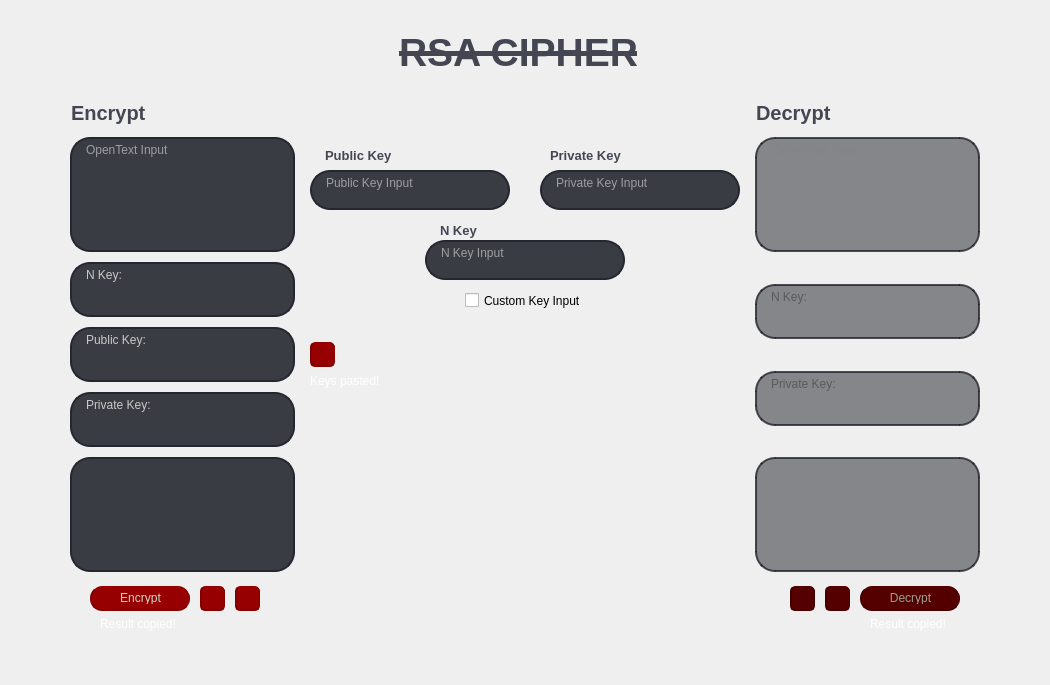
  <widget class="QWidget" name="bgwidget" native="true">
   <property name="geometry">
    <rect>
     <x>0</x>
     <y>33</y>
     <width>1050</width>
     <height>685</height>
    </rect>
   </property>
   <property name="sizePolicy">
    <sizepolicy hsizetype="Fixed" vsizetype="Fixed">
     <horstretch>0</horstretch>
     <verstretch>0</verstretch>
    </sizepolicy>
   </property>
   <property name="acceptDrops">
    <bool>false</bool>
   </property>
   <property name="styleSheet">
    <string notr="true"/>
   </property>
   <widget class="QLabel" name="lbl_main">
    <property name="geometry">
     <rect>
      <x>399</x>
      <y>27</y>
      <width>271</width>
      <height>50</height>
     </rect>
    </property>
    <property name="font">
     <font>
      <pointsize>29</pointsize>
      <weight>75</weight>
      <bold>true</bold>
      <underline>false</underline>
      <strikeout>true</strikeout>
     </font>
    </property>
    <property name="styleSheet">
     <string notr="true">QLabel {
	color: rgb(68, 70, 82);
}</string>
    </property>
    <property name="text">
     <string>RSA CIPHER</string>
    </property>
   </widget>
   <widget class="QPushButton" name="btn_enc">
    <property name="geometry">
     <rect>
      <x>90</x>
      <y>586</y>
      <width>100</width>
      <height>25</height>
     </rect>
    </property>
    <property name="focusPolicy">
     <enum>Qt::NoFocus</enum>
    </property>
    <property name="styleSheet">
     <string notr="true">QPushButton {
	background-color: rgb(150, 0, 0);
	border: none;
	padding-top: 5px;
	padding-bottom: 5px;
	color: rgb(206, 214, 196);
	border-left: 2px solid rgb(130, 0, 0);
	border-right: 1px solid rgb(130, 0, 0);
	border-bottom: 2px solid rgb(130, 0, 0);
	border-radius: 12.4px;
}

QPushButton:hover {
	background-color: rgb(170, 0, 0);
	border-left: 2px solid rgb(130, 0, 0);
	border-right: 1px solid rgb(130, 0, 0);
	border-bottom: 2px solid rgb(130, 0, 0);
}

QPushButton:pressed {
	background-color: rgb(140, 0, 0);
	border-left: 1px solid rgb(130, 0, 0);
	border-right: 2px solid rgb(130, 0, 0);
	border-top: 2px solid rgb(130, 0, 0);
	padding-top: -5px;
	padding-bottom: -5px;
	padding-left: 5px;
	border-bottom: none;
}</string>
    </property>
    <property name="text">
     <string>Encrypt</string>
    </property>
   </widget>
   <widget class="QPushButton" name="btn_enc_cp">
    <property name="geometry">
     <rect>
      <x>200</x>
      <y>586</y>
      <width>25</width>
      <height>25</height>
     </rect>
    </property>
    <property name="focusPolicy">
     <enum>Qt::NoFocus</enum>
    </property>
    <property name="styleSheet">
     <string notr="true">QPushButton {
	background-color: rgb(150, 0, 0);
	border: none;
	padding-top: 5px;
	padding-bottom: 5px;
	color: rgb(206, 214, 196);
	border-left: 2px solid rgb(130, 0, 0);
	border-right: 1px solid rgb(130, 0, 0);
	border-bottom: 2px solid rgb(130, 0, 0);
	border-radius: 5px;
}

QPushButton:hover {
	background-color: rgb(170, 0, 0);
	border-left: 2px solid rgb(130, 0, 0);
	border-right: 1px solid rgb(130, 0, 0);
	border-bottom: 2px solid rgb(130, 0, 0);
}

QPushButton:pressed {
	background-color: rgb(140, 0, 0);
	border-left: 1px solid rgb(130, 0, 0);
	border-right: 2px solid rgb(130, 0, 0);
	border-top: 2px solid rgb(130, 0, 0);
	padding-top: -5px;
	padding-bottom: -5px;
	padding-left: 5px;
	border-bottom: none;
}</string>
    </property>
    <property name="text">
     <string/>
    </property>
    <property name="icon">
     <iconset>
      <normaloff>icon.png</normaloff>icon.png</iconset>
    </property>
   </widget>
   <widget class="QLabel" name="lbl_enc_cp">
    <property name="geometry">
     <rect>
      <x>100</x>
      <y>616</y>
      <width>81</width>
      <height>16</height>
     </rect>
    </property>
    <property name="styleSheet">
     <string notr="true">QLabel {
	color: rgba(255, 255, 255, 255)
}</string>
    </property>
    <property name="text">
     <string>Result copied!</string>
    </property>
   </widget>
   <widget class="QPushButton" name="btn_dec">
    <property name="enabled">
     <bool>false</bool>
    </property>
    <property name="geometry">
     <rect>
      <x>860</x>
      <y>586</y>
      <width>100</width>
      <height>25</height>
     </rect>
    </property>
    <property name="focusPolicy">
     <enum>Qt::NoFocus</enum>
    </property>
    <property name="styleSheet">
     <string notr="true">QPushButton {
	background-color: rgb(85, 0, 0);
	border: none;
	padding-top: 5px;
	padding-bottom: 5px;
	color: rgb(150, 160, 140);
	border-left: 2px solid rgb(70, 0, 0);
	border-right: 1px solid rgb(70, 0, 0);
	border-bottom: 2px solid rgb(70, 0, 0);
	border-radius: 12.4px;
}

QPushButton:hover {
	background-color: rgb(170, 0, 0);
	border-left: 2px solid rgb(130, 0, 0);
	border-right: 1px solid rgb(130, 0, 0);
	border-bottom: 2px solid rgb(130, 0, 0);
}

QPushButton:pressed {
	background-color: rgb(140, 0, 0);
	border-left: 1px solid rgb(130, 0, 0);
	border-right: 2px solid rgb(130, 0, 0);
	border-top: 2px solid rgb(130, 0, 0);
	padding-top: -5px;
	padding-bottom: -5px;
	padding-left: 5px;
	border-bottom: none;
}</string>
    </property>
    <property name="text">
     <string>Decrypt</string>
    </property>
   </widget>
   <widget class="QPushButton" name="btn_dec_cp">
    <property name="enabled">
     <bool>false</bool>
    </property>
    <property name="geometry">
     <rect>
      <x>825</x>
      <y>586</y>
      <width>25</width>
      <height>25</height>
     </rect>
    </property>
    <property name="focusPolicy">
     <enum>Qt::NoFocus</enum>
    </property>
    <property name="styleSheet">
     <string notr="true">QPushButton {
	background-color: rgb(85, 0, 0);
	border: none;
	padding-top: 5px;
	padding-bottom: 5px;
	color: rgb(150, 160, 140);
	border-left: 2px solid rgb(70, 0, 0);
	border-right: 1px solid rgb(70, 0, 0);
	border-bottom: 2px solid rgb(70, 0, 0);
	border-radius: 5px;
}

QPushButton:hover {
	background-color: rgb(170, 0, 0);
	border-left: 2px solid rgb(130, 0, 0);
	border-right: 1px solid rgb(130, 0, 0);
	border-bottom: 2px solid rgb(130, 0, 0);
}

QPushButton:pressed {
	background-color: rgb(140, 0, 0);
	border-left: 1px solid rgb(130, 0, 0);
	border-right: 2px solid rgb(130, 0, 0);
	border-top: 2px solid rgb(130, 0, 0);
	padding-top: -5px;
	padding-bottom: -5px;
	padding-left: 5px;
	border-bottom: none;
}</string>
    </property>
    <property name="text">
     <string/>
    </property>
    <property name="icon">
     <iconset>
      <normaloff>icon.png</normaloff>icon.png</iconset>
    </property>
   </widget>
   <widget class="QLabel" name="lbl_dec_cp">
    <property name="geometry">
     <rect>
      <x>870</x>
      <y>616</y>
      <width>81</width>
      <height>15</height>
     </rect>
    </property>
    <property name="styleSheet">
     <string notr="true">QLabel {
	color: rgba(255, 255, 255, 255)
}</string>
    </property>
    <property name="text">
     <string>Result copied!</string>
    </property>
   </widget>
   <widget class="QLabel" name="lbl_enc">
    <property name="geometry">
     <rect>
      <x>71</x>
      <y>97</y>
      <width>81</width>
      <height>31</height>
     </rect>
    </property>
    <property name="font">
     <font>
      <pointsize>15</pointsize>
      <weight>75</weight>
      <bold>true</bold>
     </font>
    </property>
    <property name="styleSheet">
     <string notr="true">QLabel {
	color: rgb(68, 70, 82);
}</string>
    </property>
    <property name="text">
     <string>Encrypt</string>
    </property>
   </widget>
   <widget class="QLabel" name="lbl_dec">
    <property name="geometry">
     <rect>
      <x>756</x>
      <y>97</y>
      <width>81</width>
      <height>31</height>
     </rect>
    </property>
    <property name="font">
     <font>
      <pointsize>15</pointsize>
      <weight>75</weight>
      <bold>true</bold>
     </font>
    </property>
    <property name="styleSheet">
     <string notr="true">QLabel {
	color: rgb(68, 70, 82);
}</string>
    </property>
    <property name="text">
     <string>Decrypt</string>
    </property>
   </widget>
   <widget class="QTextEdit" name="OTInput">
    <property name="geometry">
     <rect>
      <x>70</x>
      <y>137</y>
      <width>225</width>
      <height>115</height>
     </rect>
    </property>
    <property name="focusPolicy">
     <enum>Qt::StrongFocus</enum>
    </property>
    <property name="contextMenuPolicy">
     <enum>Qt::DefaultContextMenu</enum>
    </property>
    <property name="accessibleDescription">
     <string/>
    </property>
    <property name="styleSheet">
     <string notr="true">QTextEdit {
	border: 2px solid rgb(37, 39, 48);
	border-radius: 20px;
	color: #FFF;
	font-size: 12px;
	padding-left: 10px;
	padding-right: 10px;
	background-color: rgba(34, 36, 44, 225);
}

QTextEdit:hover {
	border: 2px solid rgb(48, 50, 62);
}

QTextEdit:focus {
	border: 2px solid rgb(85, 170, 255);
	background-color: rgba(43, 45, 56, 235);
}</string>
    </property>
    <property name="horizontalScrollBarPolicy">
     <enum>Qt::ScrollBarAlwaysOff</enum>
    </property>
    <property name="html">
     <string>&lt;!DOCTYPE HTML PUBLIC &quot;-//W3C//DTD HTML 4.0//EN&quot; &quot;http://www.w3.org/TR/REC-html40/strict.dtd&quot;&gt;
&lt;html&gt;&lt;head&gt;&lt;meta name=&quot;qrichtext&quot; content=&quot;1&quot; /&gt;&lt;style type=&quot;text/css&quot;&gt;
p, li { white-space: pre-wrap; }
&lt;/style&gt;&lt;/head&gt;&lt;body style=&quot; font-family:'MS Shell Dlg 2'; font-size:12px; font-weight:400; font-style:normal;&quot;&gt;
&lt;p style=&quot;-qt-paragraph-type:empty; margin-top:0px; margin-bottom:0px; margin-left:0px; margin-right:0px; -qt-block-indent:0; text-indent:0px; font-size:8.25pt;&quot;&gt;&lt;br /&gt;&lt;/p&gt;&lt;/body&gt;&lt;/html&gt;</string>
    </property>
    <property name="tabStopWidth">
     <number>80</number>
    </property>
    <property name="acceptRichText">
     <bool>false</bool>
    </property>
    <property name="placeholderText">
     <string>OpenText Input</string>
    </property>
   </widget>
   <widget class="QTextEdit" name="CTInput">
    <property name="enabled">
     <bool>false</bool>
    </property>
    <property name="geometry">
     <rect>
      <x>755</x>
      <y>137</y>
      <width>225</width>
      <height>115</height>
     </rect>
    </property>
    <property name="focusPolicy">
     <enum>Qt::StrongFocus</enum>
    </property>
    <property name="accessibleDescription">
     <string/>
    </property>
    <property name="styleSheet">
     <string notr="true">QTextEdit {
	border: 2px solid rgba(30, 32, 40, 200);
	border-radius: 20px;
	color: #828282;
	font-size: 12px;
	padding-left: 10px;
	padding-right: 10px;
	background-color: rgba(22, 24, 32, 125);
}

QTextEdit:hover {
	border: 2px solid rgb(48, 50, 62);
}

QTextEdit:focus {
	border: 2px solid rgb(85, 170, 255);
	background-color: rgba(43, 45, 56, 235);
}</string>
    </property>
    <property name="horizontalScrollBarPolicy">
     <enum>Qt::ScrollBarAlwaysOff</enum>
    </property>
    <property name="acceptRichText">
     <bool>false</bool>
    </property>
    <property name="placeholderText">
     <string>CipherText Input</string>
    </property>
   </widget>
   <widget class="QLabel" name="lbl_publkey">
    <property name="geometry">
     <rect>
      <x>325</x>
      <y>145</y>
      <width>71</width>
      <height>20</height>
     </rect>
    </property>
    <property name="font">
     <font>
      <pointsize>10</pointsize>
      <weight>75</weight>
      <bold>true</bold>
     </font>
    </property>
    <property name="styleSheet">
     <string notr="true">QLabel {
	color: rgb(68, 70, 82);
}</string>
    </property>
    <property name="text">
     <string>Public Key</string>
    </property>
   </widget>
   <widget class="QTextBrowser" name="lbl_enc_nkey">
    <property name="geometry">
     <rect>
      <x>70</x>
      <y>262</y>
      <width>225</width>
      <height>55</height>
     </rect>
    </property>
    <property name="focusPolicy">
     <enum>Qt::ClickFocus</enum>
    </property>
    <property name="styleSheet">
     <string notr="true">QTextBrowser {
	border: 2px solid rgb(37, 39, 48);
	border-radius: 20px;
	background-color: rgba(34, 36, 44, 225);
	font-size: 12px;
	padding-left: 10px;
	padding-right: 10px;
	color: rgb(200, 200, 200);
}


</string>
    </property>
    <property name="horizontalScrollBarPolicy">
     <enum>Qt::ScrollBarAlwaysOff</enum>
    </property>
    <property name="html">
     <string>&lt;!DOCTYPE HTML PUBLIC &quot;-//W3C//DTD HTML 4.0//EN&quot; &quot;http://www.w3.org/TR/REC-html40/strict.dtd&quot;&gt;
&lt;html&gt;&lt;head&gt;&lt;meta name=&quot;qrichtext&quot; content=&quot;1&quot; /&gt;&lt;style type=&quot;text/css&quot;&gt;
p, li { white-space: pre-wrap; }
&lt;/style&gt;&lt;/head&gt;&lt;body style=&quot; font-family:'MS Shell Dlg 2'; font-size:12px; font-weight:400; font-style:normal;&quot;&gt;
&lt;p style=&quot; margin-top:0px; margin-bottom:0px; margin-left:0px; margin-right:0px; -qt-block-indent:0; text-indent:0px;&quot;&gt;&lt;span style=&quot; font-size:12px;&quot;&gt;N Key: &lt;/span&gt;&lt;/p&gt;&lt;/body&gt;&lt;/html&gt;</string>
    </property>
   </widget>
   <widget class="QTextBrowser" name="lbl_enc_res">
    <property name="geometry">
     <rect>
      <x>70</x>
      <y>457</y>
      <width>225</width>
      <height>115</height>
     </rect>
    </property>
    <property name="focusPolicy">
     <enum>Qt::ClickFocus</enum>
    </property>
    <property name="styleSheet">
     <string notr="true">QTextBrowser {
	border: 2px solid rgb(37, 39, 48);
	border-radius: 20px;
	background-color: rgba(34, 36, 44, 225);
	font-size: 12px;
	padding-left: 10px;
	padding-right: 10px;
	color: #FFF;
}
</string>
    </property>
    <property name="horizontalScrollBarPolicy">
     <enum>Qt::ScrollBarAlwaysOff</enum>
    </property>
    <property name="html">
     <string>&lt;!DOCTYPE HTML PUBLIC &quot;-//W3C//DTD HTML 4.0//EN&quot; &quot;http://www.w3.org/TR/REC-html40/strict.dtd&quot;&gt;
&lt;html&gt;&lt;head&gt;&lt;meta name=&quot;qrichtext&quot; content=&quot;1&quot; /&gt;&lt;style type=&quot;text/css&quot;&gt;
p, li { white-space: pre-wrap; }
&lt;/style&gt;&lt;/head&gt;&lt;body style=&quot; font-family:'MS Shell Dlg 2'; font-size:12px; font-weight:400; font-style:normal;&quot;&gt;
&lt;p align=&quot;center&quot; style=&quot;-qt-paragraph-type:empty; margin-top:0px; margin-bottom:0px; margin-left:0px; margin-right:0px; -qt-block-indent:0; text-indent:0px;&quot;&gt;&lt;br /&gt;&lt;/p&gt;&lt;/body&gt;&lt;/html&gt;</string>
    </property>
   </widget>
   <widget class="QTextBrowser" name="lbl_dec_res">
    <property name="enabled">
     <bool>false</bool>
    </property>
    <property name="geometry">
     <rect>
      <x>755</x>
      <y>457</y>
      <width>225</width>
      <height>115</height>
     </rect>
    </property>
    <property name="focusPolicy">
     <enum>Qt::ClickFocus</enum>
    </property>
    <property name="styleSheet">
     <string notr="true">QTextBrowser {
	border: 2px solid rgba(30, 32, 40, 200);
	border-radius: 20px;
	background-color: rgba(22, 24, 32, 125);
	font-size: 12px;
	padding-left: 10px;
	padding-right: 10px;
	color: #828282;
}
</string>
    </property>
    <property name="horizontalScrollBarPolicy">
     <enum>Qt::ScrollBarAlwaysOff</enum>
    </property>
    <property name="html">
     <string>&lt;!DOCTYPE HTML PUBLIC &quot;-//W3C//DTD HTML 4.0//EN&quot; &quot;http://www.w3.org/TR/REC-html40/strict.dtd&quot;&gt;
&lt;html&gt;&lt;head&gt;&lt;meta name=&quot;qrichtext&quot; content=&quot;1&quot; /&gt;&lt;style type=&quot;text/css&quot;&gt;
p, li { white-space: pre-wrap; }
&lt;/style&gt;&lt;/head&gt;&lt;body style=&quot; font-family:'MS Shell Dlg 2'; font-size:12px; font-weight:400; font-style:normal;&quot;&gt;
&lt;p align=&quot;center&quot; style=&quot;-qt-paragraph-type:empty; margin-top:0px; margin-bottom:0px; margin-left:0px; margin-right:0px; -qt-block-indent:0; text-indent:0px;&quot;&gt;&lt;br /&gt;&lt;/p&gt;&lt;/body&gt;&lt;/html&gt;</string>
    </property>
   </widget>
   <widget class="QPushButton" name="btn_enc_res">
    <property name="geometry">
     <rect>
      <x>235</x>
      <y>586</y>
      <width>25</width>
      <height>25</height>
     </rect>
    </property>
    <property name="focusPolicy">
     <enum>Qt::NoFocus</enum>
    </property>
    <property name="styleSheet">
     <string notr="true">QPushButton {
	background-color: rgb(150, 0, 0);
	border: none;
	padding-top: 5px;
	padding-bottom: 5px;
	color: rgb(206, 214, 196);
	border-left: 2px solid rgb(130, 0, 0);
	border-right: 1px solid rgb(130, 0, 0);
	border-bottom: 2px solid rgb(130, 0, 0);
	border-radius: 5px;
}

QPushButton:hover {
	background-color: rgb(170, 0, 0);
	border-left: 2px solid rgb(130, 0, 0);
	border-right: 1px solid rgb(130, 0, 0);
	border-bottom: 2px solid rgb(130, 0, 0);
}

QPushButton:pressed {
	background-color: rgb(140, 0, 0);
	border-left: 1px solid rgb(130, 0, 0);
	border-right: 2px solid rgb(130, 0, 0);
	border-top: 2px solid rgb(130, 0, 0);
	padding-top: -5px;
	padding-bottom: -5px;
	padding-left: 5px;
	border-bottom: none;
}</string>
    </property>
    <property name="text">
     <string/>
    </property>
    <property name="icon">
     <iconset>
      <normaloff>reset_icon.png</normaloff>reset_icon.png</iconset>
    </property>
    <property name="iconSize">
     <size>
      <width>22</width>
      <height>22</height>
     </size>
    </property>
   </widget>
   <widget class="QPushButton" name="btn_dec_res">
    <property name="enabled">
     <bool>false</bool>
    </property>
    <property name="geometry">
     <rect>
      <x>790</x>
      <y>586</y>
      <width>25</width>
      <height>25</height>
     </rect>
    </property>
    <property name="focusPolicy">
     <enum>Qt::NoFocus</enum>
    </property>
    <property name="styleSheet">
     <string notr="true">QPushButton {
	background-color: rgb(85, 0, 0);
	border: none;
	padding-top: 5px;
	padding-bottom: 5px;
	color: rgb(150, 160, 140);
	border-left: 2px solid rgb(70, 0, 0);
	border-right: 1px solid rgb(70, 0, 0);
	border-bottom: 2px solid rgb(70, 0, 0);
	border-radius: 5px;
}

QPushButton:hover {
	background-color: rgb(170, 0, 0);
	border-left: 2px solid rgb(130, 0, 0);
	border-right: 1px solid rgb(130, 0, 0);
	border-bottom: 2px solid rgb(130, 0, 0);
}

QPushButton:pressed {
	background-color: rgb(140, 0, 0);
	border-left: 1px solid rgb(130, 0, 0);
	border-right: 2px solid rgb(130, 0, 0);
	border-top: 2px solid rgb(130, 0, 0);
	padding-top: -5px;
	padding-bottom: -5px;
	padding-left: 5px;
	border-bottom: none;
}</string>
    </property>
    <property name="text">
     <string/>
    </property>
    <property name="icon">
     <iconset>
      <normaloff>reset_icon.png</normaloff>reset_icon.png</iconset>
    </property>
    <property name="iconSize">
     <size>
      <width>22</width>
      <height>22</height>
     </size>
    </property>
   </widget>
   <widget class="QTextEdit" name="publ_key_input">
    <property name="geometry">
     <rect>
      <x>310</x>
      <y>170</y>
      <width>200</width>
      <height>40</height>
     </rect>
    </property>
    <property name="focusPolicy">
     <enum>Qt::StrongFocus</enum>
    </property>
    <property name="contextMenuPolicy">
     <enum>Qt::DefaultContextMenu</enum>
    </property>
    <property name="accessibleDescription">
     <string/>
    </property>
    <property name="styleSheet">
     <string notr="true">QTextEdit {
	border: 2px solid rgb(37, 39, 48);
	border-radius: 20px;
	color: #FFF;
	font-size: 12px;
	padding-left: 10px;
	padding-right: 10px;
	background-color: rgba(34, 36, 44, 225);
}

QTextEdit:hover {
	border: 2px solid rgb(48, 50, 62);
}

QTextEdit:focus {
	border: 2px solid rgb(85, 170, 255);
	background-color: rgba(43, 45, 56, 235);
}</string>
    </property>
    <property name="html">
     <string>&lt;!DOCTYPE HTML PUBLIC &quot;-//W3C//DTD HTML 4.0//EN&quot; &quot;http://www.w3.org/TR/REC-html40/strict.dtd&quot;&gt;
&lt;html&gt;&lt;head&gt;&lt;meta name=&quot;qrichtext&quot; content=&quot;1&quot; /&gt;&lt;style type=&quot;text/css&quot;&gt;
p, li { white-space: pre-wrap; }
&lt;/style&gt;&lt;/head&gt;&lt;body style=&quot; font-family:'MS Shell Dlg 2'; font-size:12px; font-weight:400; font-style:normal;&quot;&gt;
&lt;p style=&quot;-qt-paragraph-type:empty; margin-top:0px; margin-bottom:0px; margin-left:0px; margin-right:0px; -qt-block-indent:0; text-indent:0px; font-size:8.25pt;&quot;&gt;&lt;br /&gt;&lt;/p&gt;&lt;/body&gt;&lt;/html&gt;</string>
    </property>
    <property name="tabStopWidth">
     <number>80</number>
    </property>
    <property name="acceptRichText">
     <bool>false</bool>
    </property>
    <property name="placeholderText">
     <string>Public Key Input</string>
    </property>
   </widget>
   <widget class="QTextEdit" name="priv_key_input">
    <property name="geometry">
     <rect>
      <x>540</x>
      <y>170</y>
      <width>200</width>
      <height>40</height>
     </rect>
    </property>
    <property name="focusPolicy">
     <enum>Qt::StrongFocus</enum>
    </property>
    <property name="contextMenuPolicy">
     <enum>Qt::DefaultContextMenu</enum>
    </property>
    <property name="accessibleDescription">
     <string/>
    </property>
    <property name="styleSheet">
     <string notr="true">QTextEdit {
	border: 2px solid rgb(37, 39, 48);
	border-radius: 20px;
	color: #FFF;
	font-size: 12px;
	padding-left: 10px;
	padding-right: 10px;
	background-color: rgba(34, 36, 44, 225);
}

QTextEdit:hover {
	border: 2px solid rgb(48, 50, 62);
}

QTextEdit:focus {
	border: 2px solid rgb(85, 170, 255);
	background-color: rgba(43, 45, 56, 235);
}</string>
    </property>
    <property name="html">
     <string>&lt;!DOCTYPE HTML PUBLIC &quot;-//W3C//DTD HTML 4.0//EN&quot; &quot;http://www.w3.org/TR/REC-html40/strict.dtd&quot;&gt;
&lt;html&gt;&lt;head&gt;&lt;meta name=&quot;qrichtext&quot; content=&quot;1&quot; /&gt;&lt;style type=&quot;text/css&quot;&gt;
p, li { white-space: pre-wrap; }
&lt;/style&gt;&lt;/head&gt;&lt;body style=&quot; font-family:'MS Shell Dlg 2'; font-size:12px; font-weight:400; font-style:normal;&quot;&gt;
&lt;p style=&quot;-qt-paragraph-type:empty; margin-top:0px; margin-bottom:0px; margin-left:0px; margin-right:0px; -qt-block-indent:0; text-indent:0px; font-size:8.25pt;&quot;&gt;&lt;br /&gt;&lt;/p&gt;&lt;/body&gt;&lt;/html&gt;</string>
    </property>
    <property name="tabStopWidth">
     <number>80</number>
    </property>
    <property name="acceptRichText">
     <bool>false</bool>
    </property>
    <property name="placeholderText">
     <string>Private Key Input</string>
    </property>
   </widget>
   <widget class="QLabel" name="lbl_privkey">
    <property name="geometry">
     <rect>
      <x>550</x>
      <y>145</y>
      <width>81</width>
      <height>20</height>
     </rect>
    </property>
    <property name="font">
     <font>
      <pointsize>10</pointsize>
      <weight>75</weight>
      <bold>true</bold>
     </font>
    </property>
    <property name="styleSheet">
     <string notr="true">QLabel {
	color: rgb(68, 70, 82);
}</string>
    </property>
    <property name="text">
     <string>Private Key</string>
    </property>
   </widget>
   <widget class="QTextEdit" name="n_key_input">
    <property name="geometry">
     <rect>
      <x>425</x>
      <y>240</y>
      <width>200</width>
      <height>40</height>
     </rect>
    </property>
    <property name="focusPolicy">
     <enum>Qt::StrongFocus</enum>
    </property>
    <property name="contextMenuPolicy">
     <enum>Qt::DefaultContextMenu</enum>
    </property>
    <property name="accessibleDescription">
     <string/>
    </property>
    <property name="layoutDirection">
     <enum>Qt::LeftToRight</enum>
    </property>
    <property name="styleSheet">
     <string notr="true">QTextEdit {
	border: 2px solid rgb(37, 39, 48);
	border-radius: 20px;
	color: #FFF;
	font-size: 12px;
	padding-left: 10px;
	padding-right: 10px;
	background-color: rgba(34, 36, 44, 225);
}

QTextEdit:hover {
	border: 2px solid rgb(48, 50, 62);
}

QTextEdit:focus {
	border: 2px solid rgb(85, 170, 255);
	background-color: rgba(43, 45, 56, 235);
}</string>
    </property>
    <property name="html">
     <string>&lt;!DOCTYPE HTML PUBLIC &quot;-//W3C//DTD HTML 4.0//EN&quot; &quot;http://www.w3.org/TR/REC-html40/strict.dtd&quot;&gt;
&lt;html&gt;&lt;head&gt;&lt;meta name=&quot;qrichtext&quot; content=&quot;1&quot; /&gt;&lt;style type=&quot;text/css&quot;&gt;
p, li { white-space: pre-wrap; }
&lt;/style&gt;&lt;/head&gt;&lt;body style=&quot; font-family:'MS Shell Dlg 2'; font-size:12px; font-weight:400; font-style:normal;&quot;&gt;
&lt;p style=&quot;-qt-paragraph-type:empty; margin-top:0px; margin-bottom:0px; margin-left:0px; margin-right:0px; -qt-block-indent:0; text-indent:0px; font-size:8.25pt;&quot;&gt;&lt;br /&gt;&lt;/p&gt;&lt;/body&gt;&lt;/html&gt;</string>
    </property>
    <property name="tabStopWidth">
     <number>80</number>
    </property>
    <property name="acceptRichText">
     <bool>false</bool>
    </property>
    <property name="placeholderText">
     <string>N Key Input</string>
    </property>
   </widget>
   <widget class="QCheckBox" name="checkBox">
    <property name="geometry">
     <rect>
      <x>465</x>
      <y>292</y>
      <width>121</width>
      <height>17</height>
     </rect>
    </property>
    <property name="focusPolicy">
     <enum>Qt::NoFocus</enum>
    </property>
    <property name="text">
     <string>Custom Key Input</string>
    </property>
   </widget>
   <widget class="QTextBrowser" name="lbl_enc_publkey">
    <property name="geometry">
     <rect>
      <x>70</x>
      <y>327</y>
      <width>225</width>
      <height>55</height>
     </rect>
    </property>
    <property name="focusPolicy">
     <enum>Qt::ClickFocus</enum>
    </property>
    <property name="styleSheet">
     <string notr="true">QTextBrowser {
	border: 2px solid rgb(37, 39, 48);
	border-radius: 20px;
	background-color: rgba(34, 36, 44, 225);
	font-size: 12px;
	padding-left: 10px;
	padding-right: 10px;
	color: rgb(200, 200, 200);
}
</string>
    </property>
    <property name="horizontalScrollBarPolicy">
     <enum>Qt::ScrollBarAlwaysOff</enum>
    </property>
    <property name="html">
     <string>&lt;!DOCTYPE HTML PUBLIC &quot;-//W3C//DTD HTML 4.0//EN&quot; &quot;http://www.w3.org/TR/REC-html40/strict.dtd&quot;&gt;
&lt;html&gt;&lt;head&gt;&lt;meta name=&quot;qrichtext&quot; content=&quot;1&quot; /&gt;&lt;style type=&quot;text/css&quot;&gt;
p, li { white-space: pre-wrap; }
&lt;/style&gt;&lt;/head&gt;&lt;body style=&quot; font-family:'MS Shell Dlg 2'; font-size:12px; font-weight:400; font-style:normal;&quot;&gt;
&lt;p style=&quot; margin-top:0px; margin-bottom:0px; margin-left:0px; margin-right:0px; -qt-block-indent:0; text-indent:0px;&quot;&gt;&lt;span style=&quot; font-size:12px;&quot;&gt;Public Key: &lt;/span&gt;&lt;/p&gt;&lt;/body&gt;&lt;/html&gt;</string>
    </property>
   </widget>
   <widget class="QTextBrowser" name="lbl_enc_privkey">
    <property name="geometry">
     <rect>
      <x>70</x>
      <y>392</y>
      <width>225</width>
      <height>55</height>
     </rect>
    </property>
    <property name="focusPolicy">
     <enum>Qt::ClickFocus</enum>
    </property>
    <property name="styleSheet">
     <string notr="true">QTextBrowser {
	border: 2px solid rgb(37, 39, 48);
	border-radius: 20px;
	background-color: rgba(34, 36, 44, 225);
	font-size: 12px;
	padding-left: 10px;
	padding-right: 10px;
	color: rgb(200, 200, 200);
}
</string>
    </property>
    <property name="horizontalScrollBarPolicy">
     <enum>Qt::ScrollBarAlwaysOff</enum>
    </property>
    <property name="html">
     <string>&lt;!DOCTYPE HTML PUBLIC &quot;-//W3C//DTD HTML 4.0//EN&quot; &quot;http://www.w3.org/TR/REC-html40/strict.dtd&quot;&gt;
&lt;html&gt;&lt;head&gt;&lt;meta name=&quot;qrichtext&quot; content=&quot;1&quot; /&gt;&lt;style type=&quot;text/css&quot;&gt;
p, li { white-space: pre-wrap; }
&lt;/style&gt;&lt;/head&gt;&lt;body style=&quot; font-family:'MS Shell Dlg 2'; font-size:12px; font-weight:400; font-style:normal;&quot;&gt;
&lt;p style=&quot; margin-top:0px; margin-bottom:0px; margin-left:0px; margin-right:0px; -qt-block-indent:0; text-indent:0px;&quot;&gt;&lt;span style=&quot; font-size:12px;&quot;&gt;Private Key: &lt;/span&gt;&lt;/p&gt;&lt;/body&gt;&lt;/html&gt;</string>
    </property>
   </widget>
   <widget class="QTextBrowser" name="lbl_dec_nkey">
    <property name="enabled">
     <bool>false</bool>
    </property>
    <property name="geometry">
     <rect>
      <x>755</x>
      <y>284</y>
      <width>225</width>
      <height>55</height>
     </rect>
    </property>
    <property name="focusPolicy">
     <enum>Qt::ClickFocus</enum>
    </property>
    <property name="styleSheet">
     <string notr="true">QTextBrowser {
	border: 2px solid rgba(30, 32, 40, 200);
	border-radius: 20px;
	background-color: rgba(22, 24, 32, 125);
	font-size: 12px;
	padding-left: 10px;
	padding-right: 10px;
	color: rgb(90, 90, 90);
}
</string>
    </property>
    <property name="horizontalScrollBarPolicy">
     <enum>Qt::ScrollBarAlwaysOff</enum>
    </property>
    <property name="html">
     <string>&lt;!DOCTYPE HTML PUBLIC &quot;-//W3C//DTD HTML 4.0//EN&quot; &quot;http://www.w3.org/TR/REC-html40/strict.dtd&quot;&gt;
&lt;html&gt;&lt;head&gt;&lt;meta name=&quot;qrichtext&quot; content=&quot;1&quot; /&gt;&lt;style type=&quot;text/css&quot;&gt;
p, li { white-space: pre-wrap; }
&lt;/style&gt;&lt;/head&gt;&lt;body style=&quot; font-family:'MS Shell Dlg 2'; font-size:12px; font-weight:400; font-style:normal;&quot;&gt;
&lt;p style=&quot; margin-top:0px; margin-bottom:0px; margin-left:0px; margin-right:0px; -qt-block-indent:0; text-indent:0px;&quot;&gt;&lt;span style=&quot; font-size:12px;&quot;&gt;N Key: &lt;/span&gt;&lt;/p&gt;&lt;/body&gt;&lt;/html&gt;</string>
    </property>
   </widget>
   <widget class="QTextBrowser" name="lbl_dec_privkey">
    <property name="enabled">
     <bool>false</bool>
    </property>
    <property name="geometry">
     <rect>
      <x>755</x>
      <y>371</y>
      <width>225</width>
      <height>55</height>
     </rect>
    </property>
    <property name="focusPolicy">
     <enum>Qt::ClickFocus</enum>
    </property>
    <property name="styleSheet">
     <string notr="true">QTextBrowser {
	border: 2px solid rgba(30, 32, 40, 200);
	border-radius: 20px;
	background-color: rgba(22, 24, 32, 125);
	font-size: 12px;
	padding-left: 10px;
	padding-right: 10px;
	color:  rgb(90, 90, 90);
}
</string>
    </property>
    <property name="horizontalScrollBarPolicy">
     <enum>Qt::ScrollBarAlwaysOff</enum>
    </property>
    <property name="html">
     <string>&lt;!DOCTYPE HTML PUBLIC &quot;-//W3C//DTD HTML 4.0//EN&quot; &quot;http://www.w3.org/TR/REC-html40/strict.dtd&quot;&gt;
&lt;html&gt;&lt;head&gt;&lt;meta name=&quot;qrichtext&quot; content=&quot;1&quot; /&gt;&lt;style type=&quot;text/css&quot;&gt;
p, li { white-space: pre-wrap; }
&lt;/style&gt;&lt;/head&gt;&lt;body style=&quot; font-family:'MS Shell Dlg 2'; font-size:12px; font-weight:400; font-style:normal;&quot;&gt;
&lt;p style=&quot; margin-top:0px; margin-bottom:0px; margin-left:0px; margin-right:0px; -qt-block-indent:0; text-indent:0px;&quot;&gt;&lt;span style=&quot; font-size:12px;&quot;&gt;Private Key: &lt;/span&gt;&lt;/p&gt;&lt;/body&gt;&lt;/html&gt;</string>
    </property>
   </widget>
   <widget class="QLabel" name="lbl_nkey">
    <property name="geometry">
     <rect>
      <x>440</x>
      <y>220</y>
      <width>51</width>
      <height>20</height>
     </rect>
    </property>
    <property name="font">
     <font>
      <pointsize>10</pointsize>
      <weight>75</weight>
      <bold>true</bold>
     </font>
    </property>
    <property name="styleSheet">
     <string notr="true">QLabel {
	color: rgb(68, 70, 82);
}</string>
    </property>
    <property name="text">
     <string>N Key</string>
    </property>
   </widget>
   <widget class="QPushButton" name="btn_enc_cp_to">
    <property name="geometry">
     <rect>
      <x>310</x>
      <y>342</y>
      <width>25</width>
      <height>25</height>
     </rect>
    </property>
    <property name="focusPolicy">
     <enum>Qt::NoFocus</enum>
    </property>
    <property name="styleSheet">
     <string notr="true">QPushButton {
	background-color: rgb(150, 0, 0);
	border: none;
	padding-top: 5px;
	padding-bottom: 5px;
	color: rgb(206, 214, 196);
	border-left: 2px solid rgb(130, 0, 0);
	border-right: 1px solid rgb(130, 0, 0);
	border-bottom: 2px solid rgb(130, 0, 0);
	border-radius: 5px;
}

QPushButton:hover {
	background-color: rgb(170, 0, 0);
	border-left: 2px solid rgb(130, 0, 0);
	border-right: 1px solid rgb(130, 0, 0);
	border-bottom: 2px solid rgb(130, 0, 0);
}

QPushButton:pressed {
	background-color: rgb(140, 0, 0);
	border-left: 1px solid rgb(130, 0, 0);
	border-right: 2px solid rgb(130, 0, 0);
	border-top: 2px solid rgb(130, 0, 0);
	padding-top: -5px;
	padding-bottom: -5px;
	padding-left: 5px;
	border-bottom: none;
}</string>
    </property>
    <property name="text">
     <string/>
    </property>
    <property name="icon">
     <iconset>
      <normaloff>move_icon.png</normaloff>move_icon.png</iconset>
    </property>
   </widget>
   <widget class="QLabel" name="lbl_enc_cp_to">
    <property name="geometry">
     <rect>
      <x>310</x>
      <y>373</y>
      <width>81</width>
      <height>16</height>
     </rect>
    </property>
    <property name="styleSheet">
     <string notr="true">QLabel {
	color: rgba(255, 255, 255, 255)
}</string>
    </property>
    <property name="text">
     <string>Keys pasted!</string>
    </property>
   </widget>
  </widget>
